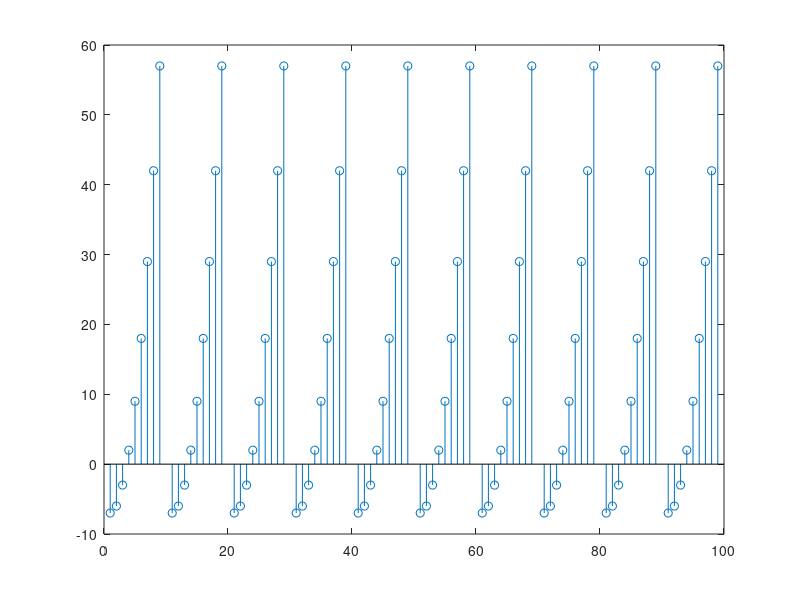

Source code (MATLAB):
f=(0:99)
for n=1:100
    if f(n)<9;
        f(n)=(f(n)^2)-7;
    elseif f(n)>=10;
        f(n)=f(n-10);
    else f(n)==9;
        f(n)=NaN;
    end
end
stem(f)
